Frame 1 (no input): blank canvas, image omitted
Frame 60 (the mouse pressed at the canvas centre just before this capture): blank canvas, image omitted
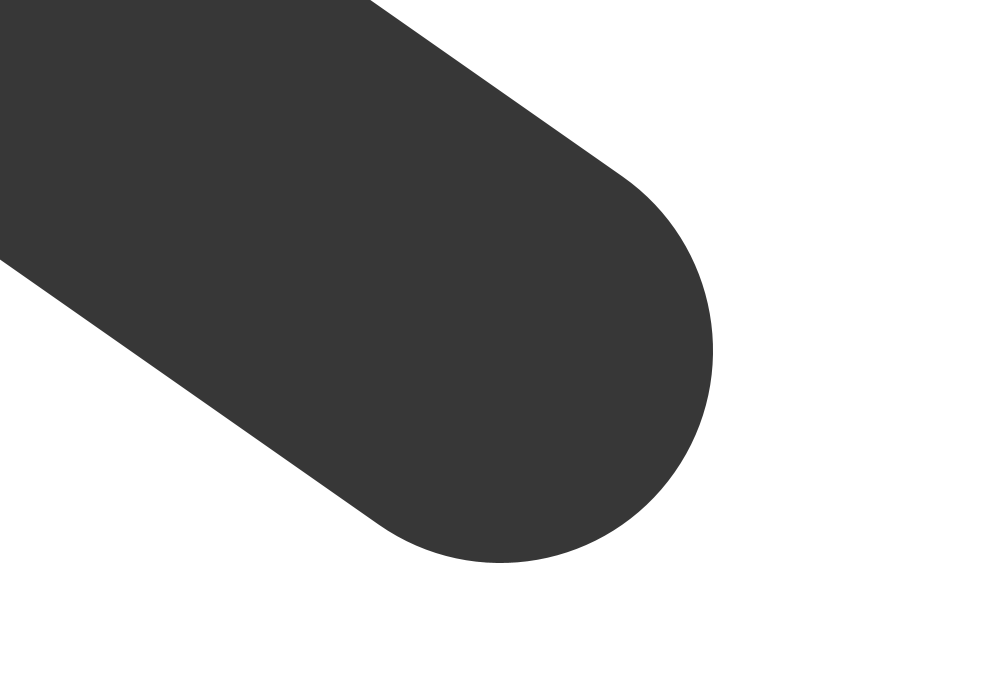
Frame 120 (the mouse held since frame 60 and released just before this capture)

The Processing sketch whose frames 1 and 60 were blank and that drew this single picture after the mouse press (run headless with seeded random() and noise(); from frame 60 on, the mouse is pressed at the canvas centre):

// Processing sketch: zogo_pde
// ── zogo_pde.pde


void setup()
{
 size(1000,700);
 background(255);
 
}

void draw()
{
 strokeWeight(abs(mouseX-pmouseX)/2 + abs(mouseY-pmouseY)/2);
 line(pmouseX,pmouseY,mouseX,mouseY);
 
}

void mousePressed()
{
   stroke(55);
   fill(175);
   rectMode(CENTER);
   rect(mouseX,mouseY,20,20);
  
}
